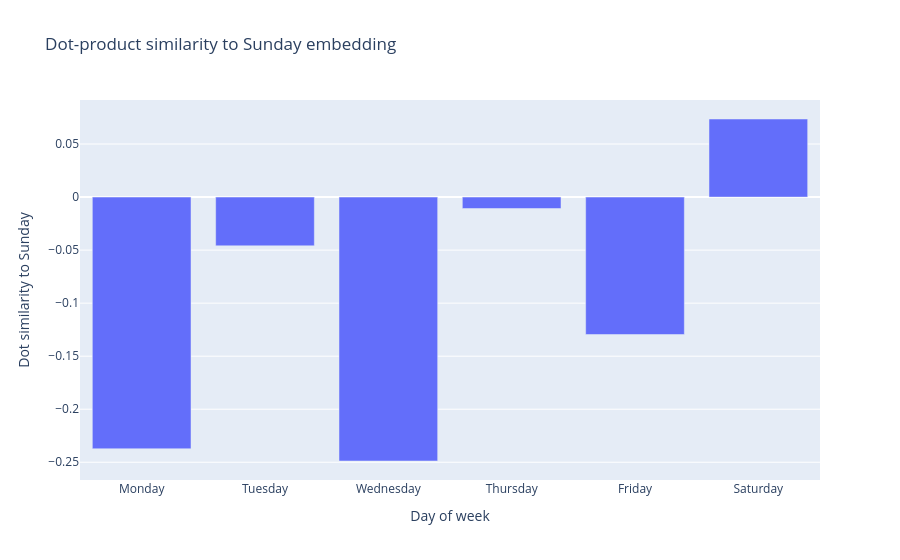

Notebook code cell kept with this figure:
### Code cell
import numpy as np
import pandas as pd
import plotly.express as px

# NOTE: build with help of LLM
def plot_sunday_similarity(day_of_week_ee):
    
    day_map = {
        "0": "Monday",
        "1": "Tuesday",
        "2": "Wednesday",
        "3": "Thursday",
        "4": "Friday",
        "5": "Saturday",
        "6": "Sunday",
    }

    sunday = day_of_week_ee["6"]

    rows = []
    for key, day_name in day_map.items():
        if key == "6":
            continue

        vec = day_of_week_ee[key]
        dot_sim = np.dot(sunday, vec)

        rows.append({
            "day": day_name,
            "dot_similarity_to_sunday": dot_sim,
        })

    df = pd.DataFrame(rows)

    fig = px.bar(
        df,
        x="day",
        y="dot_similarity_to_sunday",
        title="Dot-product similarity to Sunday embedding",
        labels={
            "day": "Day of week",
            "dot_similarity_to_sunday": "Dot similarity to Sunday",
        },
    )

    fig.update_layout(
        xaxis_categoryorder="array",
        xaxis_categoryarray=[
            "Monday", "Tuesday", "Wednesday",
            "Thursday", "Friday", "Saturday"
        ]
    )

    fig.show()

    return df

sunday_sim_df = plot_sunday_similarity(day_of_week_ee)
sunday_sim_df

### Figure 1 — Plotly figure (JSON) as saved in the notebook; plotly's stock layout.template omitted (floating-point values rounded to 4 significant figures)
{"data": [{"hovertemplate": "Day of week=%{x}<br>Dot similarity to Sunday=%{y}<extra></extra>", "legendgroup": "", "marker": {"color": "#636efa", "pattern": {"shape": ""}}, "name": "", "orientation": "v", "showlegend": false, "textposition": "auto", "type": "bar", "x": ["Monday", "Tuesday", "Wednesday", "Thursday", "Friday", "Saturday"], "xaxis": "x", "y": [-0.2373, -0.04597, -0.2488, -0.01077, -0.1296, 0.07361], "yaxis": "y"}], "layout": {"barmode": "relative", "legend": {"tracegroupgap": 0}, "title": {"text": "Dot-product similarity to Sunday embedding"}, "xaxis": {"anchor": "y", "categoryarray": ["Monday", "Tuesday", "Wednesday", "Thursday", "Friday", "Saturday"], "categoryorder": "array", "domain": [0, 1], "title": {"text": "Day of week"}}, "yaxis": {"anchor": "x", "domain": [0, 1], "title": {"text": "Dot similarity to Sunday"}}}}
